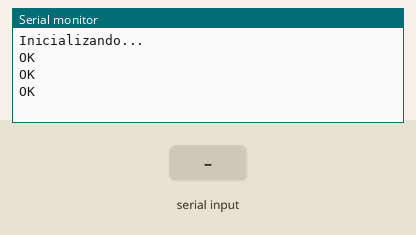
This sketch was run on a simulated Arduino Mega 2560, built with avr-gcc and run on an emulated ATmega2560. Shown: the last lines printed to the serial monitor. The test bench sets the inputs (shaded band). The modem accepts every AT command (registered, SIM ready, sends succeed) and sends nothing else.

Above: at 5.7 s.
5.8 s: "enviar\n" received over the second serial link
At 7.8 s:
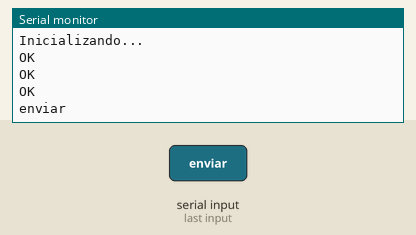
8.3 s: "borrar\n" received over the second serial link
At 9.7 s:
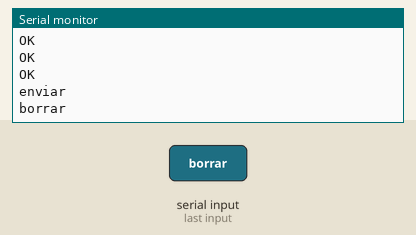
10.8 s: "1\n" received over the second serial link
At 12.7 s:
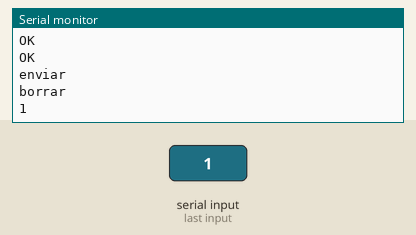

The sketch:

SIM800L_SMS_NEXTION.ino
```cpp
String MensajeEnviado;
String MensajeRecibido;
String Modo;
bool inicio = true;
bool fin = true;
int i = 1;


void setup() {
  Serial.begin(19200);
  Serial1.begin(19200);                 //Velocidad de comunicacion con el modulo SIM800L
  Serial2.begin(19200);                 //Velocidad de comunicacion con la Pantalla NEXTION
  Serial.println("Inicializando...");
  delay(1000);
  Serial1.println("AT"); //Handshake con el modulo SIM800L para comprobar su conectividad .
  HandShake();
  Serial1.println("AT+CMGF=1");         // Configurar el módulo en modo de texto .
  HandShake();
  Serial1.println("AT+CNMI=2,2,0,0,0"); //Configuracion de la forma como recibir mensajes.
  HandShake();
  MensajeRecibido.reserve(250);
}

void loop() {
  if (Serial2.available())   //Comprobamos disponibilidad de datos provenientes de la pantalla Nextion.
  {
    Modo = Serial2.readStringUntil("\n");
      if(Modo.indexOf ("enviar") >= 0) //Comando para el envio de mensaje
      {
        EnviarSMS();
        Modo = "";
      }
    else if(Modo.indexOf ("borrar") >= 0) //Comando de limpieza de bandeja de entrada
    {
      i = 1;
      Modo = "";
    }
   }
   else {
    RecepcionSMS ();
   }
  inicio = true;
  fin = true;
}

void HandShake(){   // Funcion para la lectura de comandos del SIM800L luego de relizar un handshake
    delay(500);
    while (Serial1.available())
    {
      String lectura=Serial1.readStringUntil("\n");
      Serial.println(lectura);
    }
}

void RecepcionSMS ()  //Funcion para la recepcion de SMS
{
    if (Serial1.available())
    {
      MensajeRecibido = Serial1.readStringUntil("\n");
      int Size = MensajeRecibido.length();
      String a = MensajeRecibido.substring(9, 21);
      String b = MensajeRecibido.substring(50, Size);
      Serial.println(MensajeRecibido);
      Serial2.print("Slot");
      Serial2.print(i);
      Serial2.print(".txt=\"Mensaje de: ");
      Serial2.println(a);
      Serial2.print(b);
      Serial2.print("\"");
      Serial2.write(0xff);
      Serial2.write(0xff);
      Serial2.write(0xff);
      i++;
    }
    if (i > 3){
    i = 1;
    }
}

void SerialFlush () // Limpieza del buffer para omitir datos denominados basura o inservible.
{
  while (Serial1.available())
  {
    Serial1.read();
  }
}

void EnviarSMS() //Funcion para el envio de SMS
{
  Serial1.println("AT+CMGF=1");
  delay(200);

  while (inicio)
  {
    if (Serial2.available())
    {
      String Numero = Serial2.readStringUntil("\n");
      Serial1.println("AT+CMGS=\"+503" + Numero + "\""); //"+503" es el codigo de area que se asigna previo al numero de telefono en El Salvador. Este codigo cambia segun tu pais.
      delay(200);
      while (fin)
      {
        if (Serial2.available())
        {
          String MensajeEnviado = Serial2.readStringUntil("\n");
          int MensajeLength = MensajeEnviado.length();
          if (MensajeLength <= 120) //Mensaje con un maximo de 120 caracteres
          {
            Serial1.println(MensajeEnviado);
            delay(200);
            Serial1.print((char)26);
            delay(5000);
            SerialFlush();
            inicio = false;
            fin = false;
          }
         }
        }
      }
   }
}
```

Measured:
- after the input at 5.8 s, the serial monitor: prints a new line after 1.0 s (image 1)
- after the input at 8.3 s, the serial monitor: prints a new line after 1.0 s (image 2)
- after the input at 10.8 s, the serial monitor: prints a new line after 1.0 s (image 3)
